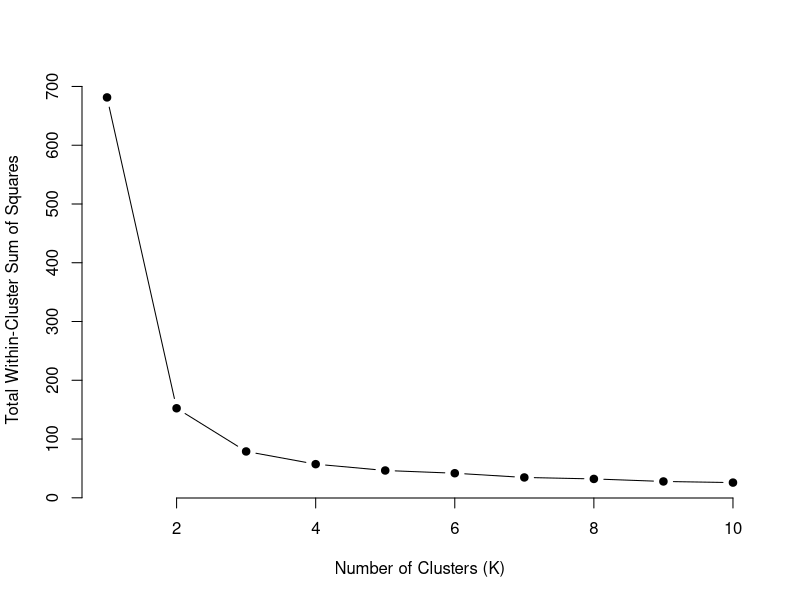
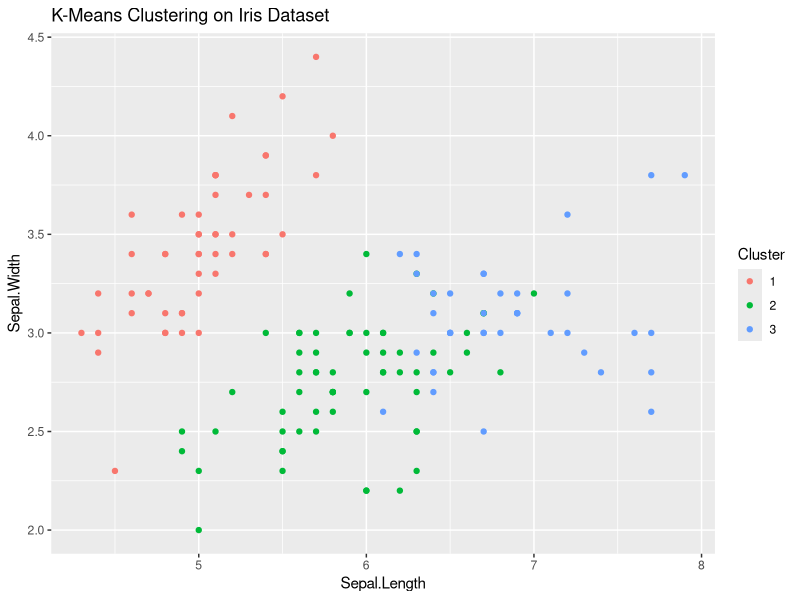

These figures' R source, in order:
# Load necessary library
library(datasets)
library(ggplot2)

# a. Load the dataset
data(iris)

# b. Remove column Label (Species)
iris_data <- iris[, -5]

# c. Decide the parameter K using the Elbow method
wss <- sapply(1:10, function(k) {
  kmeans(iris_data, centers = k, nstart = 10)$tot.withinss
})

plot(1:10, wss, type = "b", pch = 19, frame = FALSE,
     xlab = "Number of Clusters (K)",
     ylab = "Total Within-Cluster Sum of Squares")

# d. Perform K-Means Clustering (choosing K = 3 based on the Elbow method)
set.seed(42)  # For reproducibility
kmeans_result <- kmeans(iris_data, centers = 3, nstart = 10)

# e. Display the clusters obtained using K-Means
iris$Cluster <- as.factor(kmeans_result$cluster)
ggplot(iris, aes(x = Sepal.Length, y = Sepal.Width, color = Cluster)) +
  geom_point() +
  labs(title = "K-Means Clustering on Iris Dataset")

# f. Check the performance of the model
table(iris$Cluster, iris$Species)

